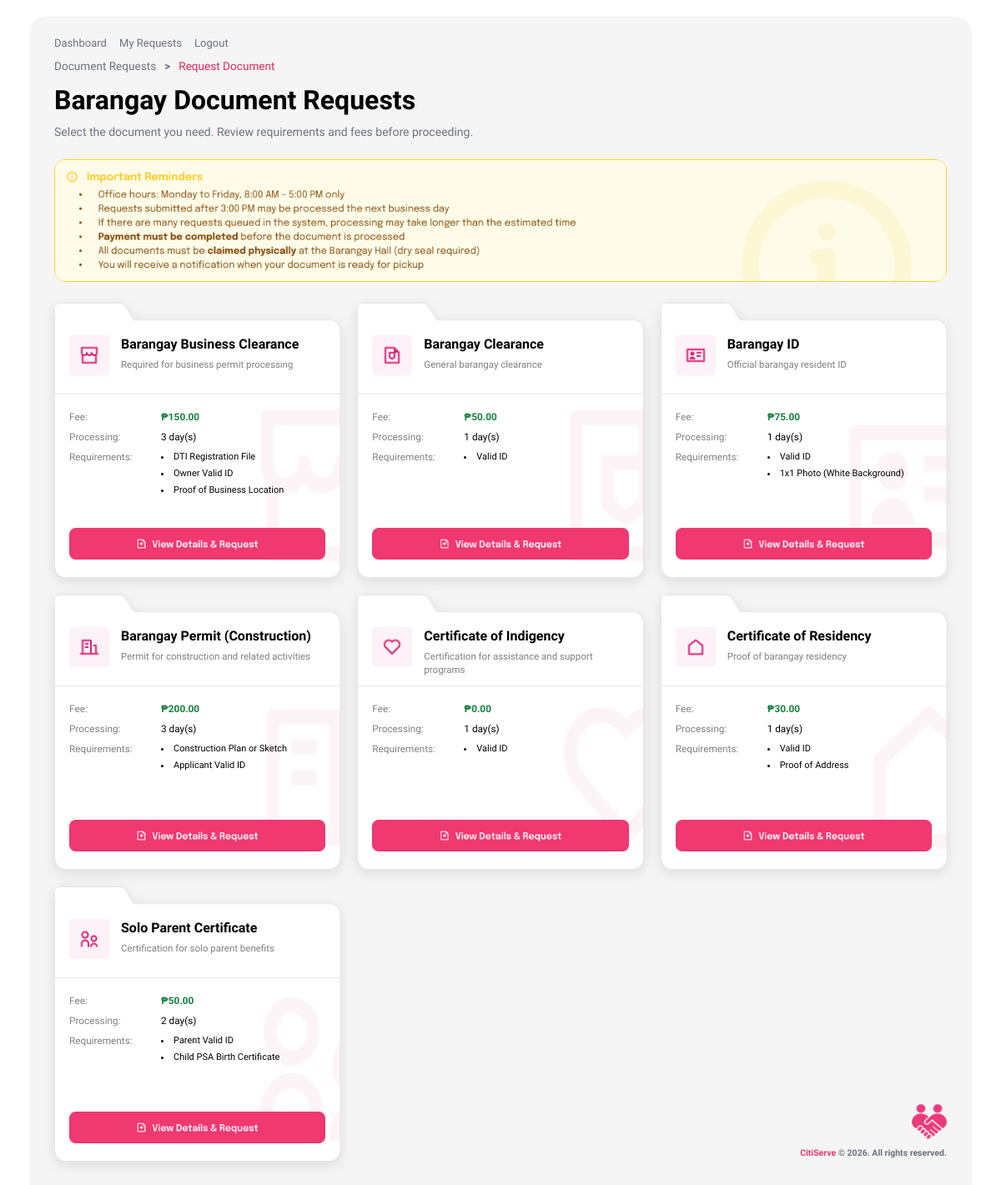
The app's page /public/request_select.php (signed in) with its own data.
### tables this page shows
CREATE TABLE `document_services` (
  `id` int(10) UNSIGNED NOT NULL,
  `name` varchar(100) NOT NULL,
  `description` text DEFAULT NULL,
  `price` decimal(10,2) NOT NULL DEFAULT 0.00,
  `processing_time_days` int(11) NOT NULL DEFAULT 1,
  `is_active` tinyint(1) NOT NULL DEFAULT 1,
  `created_at` timestamp NULL DEFAULT current_timestamp(),
  `updated_at` timestamp NULL DEFAULT current_timestamp() ON UPDATE current_timestamp()
);

### app/config/database.php (called while the page is built)
<?php
return [
    'driver'   => 'mysql',
    'host'     => '127.0.0.1',
    'port'     => 3306,
    'database' => 'citiserve_db',
    'username' => 'phpmyadmin',
    'password' => 'YourStrongPassword',
    'charset'  => 'utf8mb4',
    'collation'=> 'utf8mb4_unicode_ci',
];

### app/core/Database.php (called while the page is built)
<?php
class Database
{
    private $connection;
    public function __construct()
    {
        $config = require __DIR__ . '/../config/database.php';
        $dsn = $config['driver'] . ':host=' . $config['host']
             . ';port=' . $config['port']
             . ';dbname=' . $config['database']
             . ';charset=' . $config['charset'];
        try {
            $this->connection = new PDO(
                $dsn,
                $config['username'],
                $config['password'],
                [
                    PDO::ATTR_ERRMODE            => PDO::ERRMODE_EXCEPTION,
                    PDO::ATTR_DEFAULT_FETCH_MODE => PDO::FETCH_ASSOC,
                    PDO::ATTR_EMULATE_PREPARES   => false,
                ]
            );
        } catch (PDOException $e) {
            die('Database connection failed: ' . $e->getMessage());
        }
    }
    public function getConnection()
    {
        return $this->connection;
    }
}

### app/core/CitiServeData.php (called while the page is built, shortened)
<?php
require_once __DIR__ . '/Database.php';
class CitiServeData
{
    private $db;
    public function __construct()
    {
        $database = new Database();
        $this->db = $database->getConnection();
    }
    public function getAllActiveDocumentServices()
    {
        $sql = 'SELECT id, name, description, price, processing_time_days FROM document_services WHERE is_active = 1 ORDER BY name ASC';
        return $this->db->query($sql)->fetchAll();
    }
}

### app/helpers/document_request.php (called while the page is built, shortened)
<?php
function document_request_suffix_options()
{
    return ['', 'Jr', 'Sr', 'II', 'III', 'IV'];
}

### public/request_select.php (the view, shortened to what this page needs)
<?php
require_once __DIR__ . '/../app/core/CitiServeData.php';
require_once __DIR__ . '/../app/helpers/document_request.php';
$data = new CitiServeData();
$services = $data->getAllActiveDocumentServices();
$definitions = document_request_definitions();
$cardVisuals = [
    'Barangay Business Clearance' => ['bg' => 'Barangay Business Clearance - Container (1).png', 'icon' => 'docu-bbc.png'],
    'Barangay Clearance' => ['bg' => 'Barangay Clearance - Container.png', 'icon' => 'docu-bc.png'],
    'Barangay ID' => ['bg' => 'Barangay ID - Container.png', 'icon' => 'docu-bid.png'],
    'Barangay Permit (Construction)' => ['bg' => 'Barangay Permit (Construction) - Container.png', 'icon' => 'docu-bp.png'],
    'Certificate of Indigency' => ['bg' => 'Certificate of Indigency - Container.png', 'icon' => 'docu-coi.png'],
    'Certificate of Residency' => ['bg' => 'Certificate of Residency - Container.png', 'icon' => 'docu-br.png'],
    'Solo Parent Certificate' => ['bg' => 'Solo Parent Certificate - Container.png', 'icon' => 'docu-spc.png'],
];
function h($v)
{
    return htmlspecialchars((string)$v, ENT_QUOTES, 'UTF-8');
}
?>
<!doctype html>
<html lang="en">
<head>
    <link rel="stylesheet" href="/CitiServe/frontend/document_request/css/document.css">
</head>
<body>
<div class="content-area">
    <div class="top-links">
        <a href="/CitiServe/public/dashboard.php">Dashboard</a>
        <a href="/CitiServe/public/my_requests.php">My Requests</a>
        <a href="/CitiServe/public/logout.php">Logout</a>
    </div>
    <div class="form-breadcrumb" id="form-breadcrumb"></div>
    <div class="page-header">
        <h1>Barangay Document Requests</h1>
        <p>Select the document you need. Review requirements and fees before proceeding.</p>
    </div>
    <div class="reminders">
        <img src="/CitiServe/frontend/document_request/images/docu-yellowbg.png" alt="Reminders">
    </div>
    <div class="grid">
        <?php foreach ($services as $s): ?>
            <?php
            $name = (string)$s['name'];
            $definition = $definitions[$name];
            $visual = $cardVisuals[$name] ?? ['bg' => 'Barangay Clearance - Container.png', 'icon' => 'docu-bc.png'];
            ?>
            <div class="card" style="background-image:url('/CitiServe/frontend/document_request/images/<?= h($visual['bg']) ?>')">
                <div class="card-content">
                    <div class="card-main">
                        <div class="card-top">
                            <img src="/CitiServe/frontend/document_request/images/<?= h($visual['icon']) ?>" class="card-icon" alt="">
                            <div>
                                <div class="card-title"><?= h($name) ?></div>
                                <div class="card-desc"><?= h((string)($s['description'] ?? '')) ?></div>
                            </div>
                        </div>
                        <div class="divider"></div>
                        <div class="card-meta">
                            <span><b>Fee:</b> <span class="price">₱<?= h((string)$s['price']) ?></span></span>
                            <span><b>Processing:</b> <span class="processing"><?= h((string)$s['processing_time_days']) ?> day(s)</span></span>
                            <span><b>Requirements:</b>
                                <ul>
                                    <?php foreach ((array)$definition['required_uploads'] as $upload): ?>
                                        <li><?= h((string)$upload['label']) ?></li>
                                    <?php endforeach; ?>
                                </ul>
                            </span>
                        </div>
                    </div>
                    <a class="view-btn-wrap" href="/CitiServe/public/request_form.php?service_id=<?= (int)$s['id'] ?>">
                        <img src="/CitiServe/frontend/document_request/images/docu-view-deets.png" class="view-btn" alt="Request">
                    </a>
                </div>
            </div>
        <?php endforeach; ?>
        <div class="footer">
            <img src="/CitiServe/frontend/document_request/images/docu-logo.png" class="footer-logo" alt="CitiServe">
            <div class="form-logo-text">
                <span class="logo-pink">CitiServe</span>
                <span class="logo-gray"> © 2026. All rights reserved.</span>
            </div>
        </div>
    </div>
</div>
</body>
</html>

### frontend/document_request/css/document.css (style rules this page uses)
* { margin:0; padding:0; box-sizing:border-box; }
body { font-family:'Epilogue', sans-serif; background:#FFFFFF; padding: 0; }
.content-area { background: #F5F5F5; border-radius: 20px; padding: 24px 30px; margin: 10px 0; min-height: calc(100vh - 90px); margin: 20px 35px 28px 35px; }
.form-breadcrumb { margin-bottom: 14px; font-size: 13.6px; color: #6B7280; font-weight: 500; }
.page-header h1 { font-size:32px; font-weight:700; margin-bottom: 11px; }
.page-header p { font-size:14px; color:#6B7280; margin-bottom: 25px; }
.reminders { margin:15px 0 1px; position:relative; }
.reminders img { width:100%; border-radius:14px; }
.grid { display:grid; grid-template-columns:repeat(3,1fr); gap:20px; padding: 20px 0; }
.card { height: 330px; border-radius:8px; background-size:100% 100%; background-position:center; background-repeat:no-repeat; transition:0.3s; filter: drop-shadow(0 4px 8px rgba(0, 0, 0, 0.10)); }
.card-content { height:100%; padding:18px; display:flex; flex-direction:column; }
.card-main { flex-grow:1; }
.card-top { display:flex; gap:14px; margin-top:20px; height: 51px; }
.card-top div { margin-top:1px; }
.card-icon { width:48px; height:48px; position:relative; top:1px; }
.card-title { font-size:16px; font-weight:700; margin-bottom:7px; }
.card-desc { font-size:11.5px; color:rgba(0,0,0,0.5); display:-webkit-box; -webkit-line-clamp:2; -webkit-box-orient:vertical; overflow:hidden; line-height: 16px; }
.divider { height:1px; background:#E5E7EB; margin:20px -18px; }
.card-meta { font-size: 11.8px; margin-top: 16px; display: flex; flex-direction: column; gap: 10px; }
.card-meta span { display: flex; align-items: flex-start; }
.card-meta span b { min-width: 110px; color: rgba(0,0,0,0.5); font-weight: 400; }
.card-meta span .price { color: #15803D; font-weight: 600; }
.card-meta span ul { list-style-position: inside; margin: 0; padding: 0; display: flex; flex-direction: column; gap: 7px; font-size: 11px; }
.card-meta span ul li { margin: 0; padding-left: 0; }
.view-btn { width:100%; margin-top:30px; cursor:pointer; }
.footer { display: flex; flex-direction: column; align-items: flex-end; justify-content: flex-end; gap: 10px; padding-bottom: 4px; grid-column: 2 / 4; }
.footer-logo { height: 42px; width: 42px; }
.form-logo-text { font-size: 10.5px; font-weight: 500; }
.logo-pink { color: #F03871; font-weight: 700; }
.logo-gray { color: #6B7280; font-weight: 600; }

### public/request_select.php (style rules this page uses)
.top-links { margin-bottom: 12px; font-size: 13px; color: #6B7280; }
.top-links a { color: #6B7280; text-decoration: none; margin-right: 12px; }
.view-btn-wrap { display:block; width:100%; }

### records on screen
document_services: shows a picture, name "Barangay Business Clearance", description "Required for business permit processing", price "150.00", processing_time_days "3", label "DTI Registration File", label "Owner Valid ID", label "Proof of Business Location"
document_services: name (picture), shows a picture, name "Barangay Clearance", description "General barangay clearance", price "50.00", processing_time_days "1", label "Valid ID"
document_services: name (picture), shows a picture, name "Barangay ID", description "Official barangay resident ID", price "75.00", processing_time_days "1", label "Valid ID", label "1x1 Photo (White Background)"
document_services: shows a picture, name "Barangay Permit (Construction)", description "Permit for construction and related activities", price "200.00", processing_time_days "3", label "Construction Plan or Sketch", label "Applicant Valid ID"
document_services: name (picture), shows a picture, name "Certificate of Indigency", description "Certification for assistance and support programs", price "0.00", processing_time_days "1", label "Valid ID"
document_services: name (picture), shows a picture, name "Certificate of Residency", description "Proof of barangay residency", price "30.00", processing_time_days "1", label "Valid ID", label "Proof of Address"
document_services: name (picture), shows a picture, name "Solo Parent Certificate", description "Certification for solo parent benefits", price "50.00", processing_time_days "2", label "Parent Valid ID", label "Child PSA Birth Certificate"
